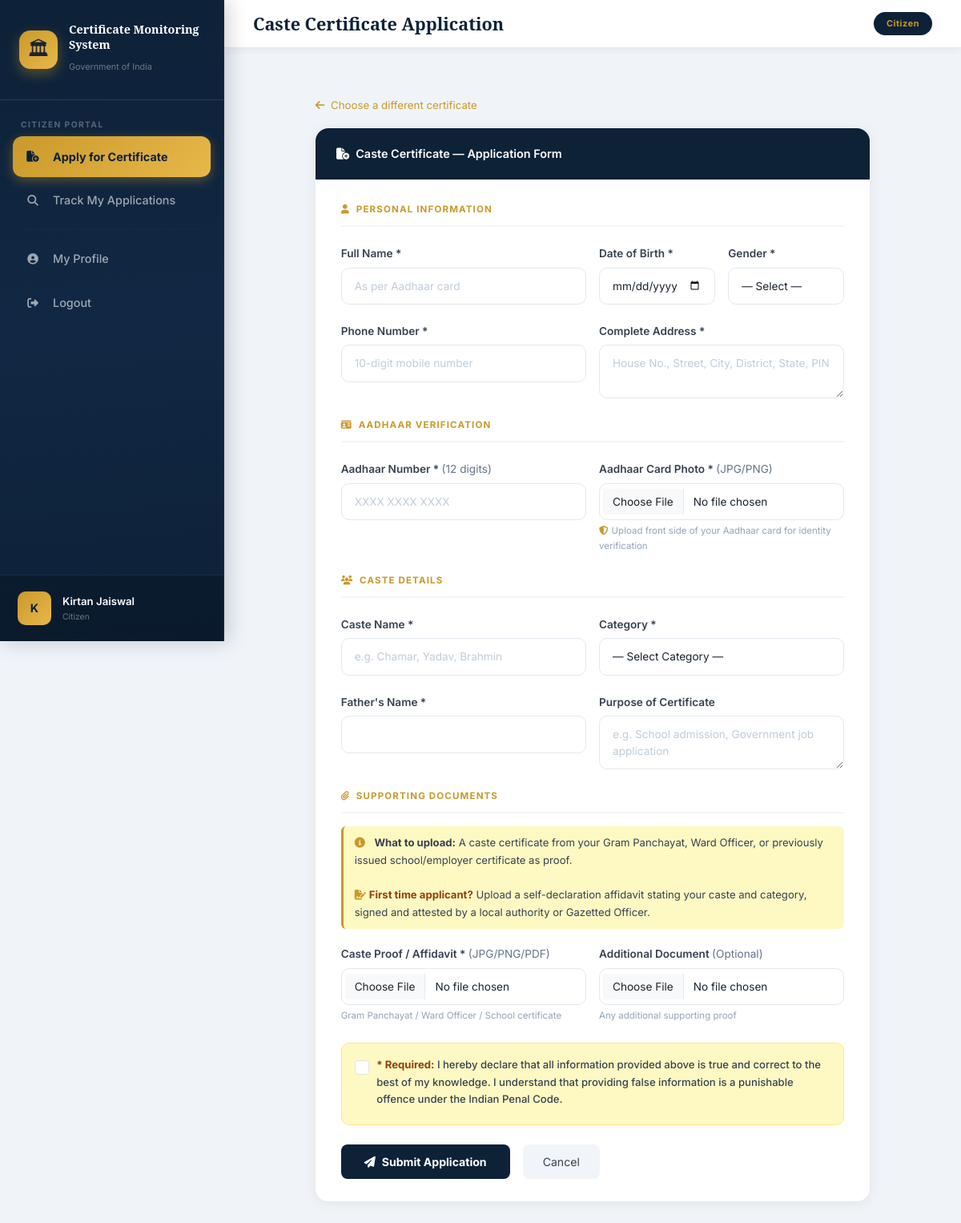
Page /applications/apply/CASTE/ (signed in) on the committed database.
### users/models.py (models this page shows, shortened)
class User(AbstractUser):
    CITIZEN = 'CITIZEN'
    OFFICER = 'OFFICER'
    ADMIN = 'ADMIN'
    ROLE_CHOICES = [
        (CITIZEN, 'Citizen'),
        (OFFICER, 'Revenue Officer'),
        (ADMIN, 'Revenue Admin'),
    ]
    role = models.CharField(max_length=10, choices=ROLE_CHOICES, default=CITIZEN)
    phone = models.CharField(max_length=15, blank=True)
    address = models.TextField(blank=True)
    created_at = models.DateTimeField(auto_now_add=True)
    def is_citizen(self):
        return self.role == self.CITIZEN
    def is_officer(self):
        return self.role == self.OFFICER
    def is_admin(self):
        return self.role == self.ADMIN
    def get_role_display_name(self):
        return dict(self.ROLE_CHOICES).get(self.role, self.role)

### applications/views.py (the view)
# urls.py: path('apply/<str:cert_type>/', views.submit_application, name='submit_application'),
@login_required
def submit_application(request, cert_type):
    if not request.user.is_citizen():
        messages.error(request, 'Access denied.')
        return redirect('login')
    cert_type = cert_type.upper()
    if cert_type not in CERT_FORMS:
        messages.error(request, 'Invalid certificate type.')
        return redirect('choose_certificate')
    FormClass = CERT_FORMS[cert_type]
    cert_label = CERT_LABELS[cert_type]
    if request.method == 'POST':
        form = FormClass(request.POST, request.FILES)
        if form.is_valid():
            application = form.save(commit=False)
            application.citizen = request.user
            application.certificate_type = cert_type
            application.save()
            AuditService.log(
                performed_by=request.user,
                application=application,
                action='SUBMITTED',
                description=f"{request.user.username} submitted {cert_label} application"
            )
            success, msg = AssignmentService.assign_application(application)
            if success:
                messages.success(request, f'Application #{application.id} submitted and assigned to an officer. Expected within 7 days.')
            else:
                messages.warning(request, f'Application submitted but could not be assigned: {msg}')
            return redirect('track_applications')
        else:
            messages.error(request, 'Please fix the errors below.')
    else:
        form = FormClass()
    return render(request, 'applications/submit.html', {
        'form': form,
        'cert_type': cert_type,
        'cert_label': cert_label,
    })

### applications/forms.py
class CasteCertificateForm(BaseApplicationForm):
    class Meta(BaseApplicationForm.Meta):
        fields = BaseApplicationForm.Meta.fields + [
            'caste_name', 'caste_category', 'father_name', 'purpose'
        ]
        widgets = {
            **BaseApplicationForm.Meta.widgets,
            'purpose': forms.Textarea(attrs={'rows': 2}),
        }

### templates/applications/submit.html (shortened to what this page needs)
{% extends 'base.html' %}
{% block page_title %}{{ cert_label }} Application{% endblock %}
{% block active_submit %}active{% endblock %}
{% block content %}
<div class="row justify-content-center">
  <div class="col-xl-10 col-lg-11 col-12">
    <div class="mb-3">
      <a href="{% url 'choose_certificate' %}" style="color:#c9992a;text-decoration:none;font-size:0.83rem;">
        <i class="fas fa-arrow-left me-1"></i> Choose a different certificate
      </a>
    </div>
    <div class="card">
      <div class="card-header-navy">
        <span><i class="fas fa-file-circle-plus me-2"></i>{{ cert_label }} — Application Form</span>
      </div>
      <div class="card-body" style="padding:28px 32px;">
        <form method="POST" enctype="multipart/form-data" id="appForm">
          <div style="font-size:0.72rem;font-weight:700;letter-spacing:0.1em;text-transform:uppercase;color:#c9992a;margin-bottom:16px;padding-bottom:10px;border-bottom:2px solid #f1f5f9;">
            <i class="fas fa-user me-1"></i> Personal Information
          </div>
          <div class="row g-3 mb-4">
            <div class="col-md-6">
              <label class="form-label fw-semibold" style="font-size:0.85rem;">Full Name *</label>
              <input type="text" name="applicant_name" class="form-control" value="{{ form.applicant_name.value|default:'' }}" required placeholder="As per Aadhaar card">
            </div>
            <div class="col-md-3">
              <label class="form-label fw-semibold" style="font-size:0.85rem;">Date of Birth *</label>
              <input type="date" name="applicant_dob" class="form-control" value="{{ form.applicant_dob.value|default:'' }}" required>
            </div>
            <div class="col-md-3">
              <label class="form-label fw-semibold" style="font-size:0.85rem;">Gender *</label>
              <select name="applicant_gender" class="form-select" required>
                <option value="">— Select —</option>
              </select>
            </div>
            <div class="col-md-6">
              <label class="form-label fw-semibold" style="font-size:0.85rem;">Phone Number *</label>
              <input type="tel" name="applicant_phone" class="form-control" value="{{ form.applicant_phone.value|default:'' }}" required placeholder="10-digit mobile number">
            </div>
            <div class="col-md-6">
              <label class="form-label fw-semibold" style="font-size:0.85rem;">Complete Address *</label>
              <textarea name="applicant_address" class="form-control" rows="2" required placeholder="House No., Street, City, District, State, PIN">{{ form.applicant_address.value|default:'' }}</textarea>
            </div>
          </div>
          <div style="font-size:0.72rem;font-weight:700;letter-spacing:0.1em;text-transform:uppercase;color:#c9992a;margin-bottom:16px;padding-bottom:10px;border-bottom:2px solid #f1f5f9;">
            <i class="fas fa-id-card me-1"></i> Aadhaar Verification
          </div>
          <div class="row g-3 mb-4">
            <div class="col-md-6">
              <label class="form-label fw-semibold" style="font-size:0.85rem;">Aadhaar Number * <span style="color:#64748b;font-weight:400;">(12 digits)</span></label>
              <input type="text" name="aadhar_number" class="form-control" value="{{ form.aadhar_number.value|default:'' }}" required placeholder="XXXX XXXX XXXX" maxlength="12" minlength="12" pattern="[0-9]{12}">
            </div>
            <div class="col-md-6">
              <label class="form-label fw-semibold" style="font-size:0.85rem;">Aadhaar Card Photo * <span style="color:#64748b;font-weight:400;">(JPG/PNG)</span></label>
              <input type="file" name="aadhar_photo" class="form-control" accept="image/*" required>
              <div style="font-size:0.72rem;color:#94a3b8;margin-top:4px;"><i class="fas fa-shield-alt me-1" style="color:#c9992a;"></i>Upload front side of your Aadhaar card for identity verification</div>
            </div>
          </div>
          {% if cert_type == 'CASTE' %}
          <div style="font-size:0.72rem;font-weight:700;letter-spacing:0.1em;text-transform:uppercase;color:#c9992a;margin-bottom:16px;padding-bottom:10px;border-bottom:2px solid #f1f5f9;">
            <i class="fas fa-users me-1"></i> Caste Details
          </div>
          <div class="row g-3 mb-4">
            <div class="col-md-6">
              <label class="form-label fw-semibold" style="font-size:0.85rem;">Caste Name *</label>
              <input type="text" name="caste_name" class="form-control" value="{{ form.caste_name.value|default:'' }}" required placeholder="e.g. Chamar, Yadav, Brahmin">
            </div>
            <div class="col-md-6">
              <label class="form-label fw-semibold" style="font-size:0.85rem;">Category *</label>
              <select name="caste_category" class="form-select" required>
                <option value="">— Select Category —</option>
              </select>
            </div>
            <div class="col-md-6">
              <label class="form-label fw-semibold" style="font-size:0.85rem;">Father's Name *</label>
              <input type="text" name="father_name" class="form-control" value="{{ form.father_name.value|default:'' }}" required>
            </div>
            <div class="col-md-6">
              <label class="form-label fw-semibold" style="font-size:0.85rem;">Purpose of Certificate</label>
              <textarea name="purpose" class="form-control" rows="2" placeholder="e.g. School admission, Government job application">{{ form.purpose.value|default:'' }}</textarea>
            </div>
          </div>
          {% endif %}
          <div style="font-size:0.72rem;font-weight:700;letter-spacing:0.1em;text-transform:uppercase;color:#c9992a;margin-bottom:16px;padding-bottom:10px;border-bottom:2px solid #f1f5f9;">
            <i class="fas fa-paperclip me-1"></i> Supporting Documents
          </div>
          {% if cert_type == 'CASTE' %}
          <div style="background:#fef9c3;border-left:3px solid #c9992a;border-radius:6px;padding:10px 14px;font-size:0.82rem;color:#374151;margin-bottom:14px;">
            <i class="fas fa-info-circle me-2" style="color:#c9992a;"></i>
            <strong>What to upload:</strong> A caste certificate from your Gram Panchayat, Ward Officer, or previously issued school/employer certificate as proof.<br><br><i class="fas fa-file-signature me-1" style="color:#c9992a;font-size:0.78rem;"></i><strong style="color:#92400e;">First time applicant?</strong> Upload a self-declaration affidavit stating your caste and category, signed and attested by a local authority or Gazetted Officer.
          </div>
          {% endif %}
          <div class="row g-3 mb-4">
            <div class="col-md-6">
              {% if cert_type == 'CASTE' %}
              <label class="form-label fw-semibold" style="font-size:0.85rem;">Caste Proof / Affidavit * <span style="color:#64748b;font-weight:400;">(JPG/PNG/PDF)</span></label>
              <input type="file" name="support_doc_1" class="form-control" accept="image/*,.pdf" required>
              <div style="font-size:0.72rem;color:#94a3b8;margin-top:4px;">Gram Panchayat / Ward Officer / School certificate</div>
              {% endif %}
            </div>
            <div class="col-md-6">
              <label class="form-label fw-semibold" style="font-size:0.85rem;">Additional Document <span style="color:#64748b;font-weight:400;">(Optional)</span></label>
              <input type="file" name="support_doc_2" class="form-control" accept="image/*,.pdf">
              <div style="font-size:0.72rem;color:#94a3b8;margin-top:4px;">Any additional supporting proof</div>
            </div>
          </div>
          <div class="p-3 mb-4" style="background:#fef9c3;border-radius:10px;border-left:3px solid #c9992a;border:1px solid #fde68a;">
            <div class="form-check">
              <input class="form-check-input" type="checkbox" id="declaration" name="declaration" required
                oninvalid="this.setCustomValidity('You must accept the declaration before submitting.')"
                oninput="this.setCustomValidity('')">
              <label class="form-check-label" for="declaration" style="font-size:0.82rem;color:#374151;font-weight:500;">
                <strong style="color:#92400e;">* Required:</strong> I hereby declare that all information provided above is true and correct to the best of my knowledge. I understand that providing false information is a punishable offence under the Indian Penal Code.
              </label>
            </div>
          </div>
          <div class="d-flex gap-3">
            <button type="button" onclick="validateAndSubmit()" class="btn" style="background:#0d2137;color:#fff;padding:10px 28px;border-radius:8px;font-weight:700;font-size:0.88rem;">
              <i class="fas fa-paper-plane me-2"></i>Submit Application
            </button>
            <a href="{% url 'choose_certificate' %}" class="btn" style="background:#f1f5f9;color:#374151;padding:10px 24px;border-radius:8px;font-size:0.88rem;">
              Cancel
            </a>
          </div>
        </form>
      </div>
    </div>
  </div>
</div>
{% endblock %}

### templates/base.html (shortened to what this page needs)
<!DOCTYPE html>
<html lang="en">
<head>
    <link href="https://cdn.jsdelivr.net/npm/bootstrap@5.3.2/dist/css/bootstrap.min.css" rel="stylesheet">
    <link href="https://cdnjs.cloudflare.com/ajax/libs/font-awesome/6.5.0/css/all.min.css" rel="stylesheet">
</head>
<body>
{% if user.is_authenticated %}
<div class="sidebar">
    <div class="sidebar-brand">
        <div class="emblem">🏛</div>
        <div class="brand-text">
            <span class="brand-title">Certificate Monitoring System</span>
            <span class="brand-sub">Government of India</span>
        </div>
    </div>
    <div class="sidebar-section">
        {% if user.is_citizen %}
        <div class="sidebar-section-label">Citizen Portal</div>
        <a href="{% url 'choose_certificate' %}" class="nav-link-item {% block active_submit %}{% endblock %}">
            <span class="icon"><i class="fas fa-file-circle-plus"></i></span> Apply for Certificate
        </a>
        <a href="{% url 'track_applications' %}" class="nav-link-item {% block active_track %}{% endblock %}">
            <span class="icon"><i class="fas fa-magnifying-glass"></i></span> Track My Applications
        </a>
        {% endif %}
        <hr class="sidebar-divider">
        <a href="{% url 'profile' %}" class="nav-link-item">
            <span class="icon"><i class="fas fa-user-circle"></i></span> My Profile
        </a>
        <a href="{% url 'logout' %}" class="nav-link-item">
            <span class="icon"><i class="fas fa-right-from-bracket"></i></span> Logout
        </a>
    </div>
    <div class="sidebar-user">
        <div class="avatar">{{ user.username|first|upper }}</div>
        <div style="overflow:hidden; flex:1;">
            <div class="user-name">{{ user.get_full_name|default:user.username }}</div>
            <div class="user-role">{{ user.get_role_display_name }}</div>
        </div>
    </div>
</div>
<div class="main-wrapper">
    <div class="topbar">
        <div class="page-title">{% block page_title %}{% endblock %}</div>
        <span class="topbar-badge">{{ user.get_role_display_name }}</span>
    </div>
    <div class="messages-container">
    </div>
    <div class="content-area">
        {% block content %}{% endblock %}
    </div>
</div>
{% else %}
{% block auth_content %}{% endblock %}
{% endif %}
</body>
</html>

### rows in the picture
User: username|first "K", get_full_name "Kirtan Jaiswal", get_role_display_name "Citizen"

### other values in the picture
{{ cert_label }} "Caste Certificate"
